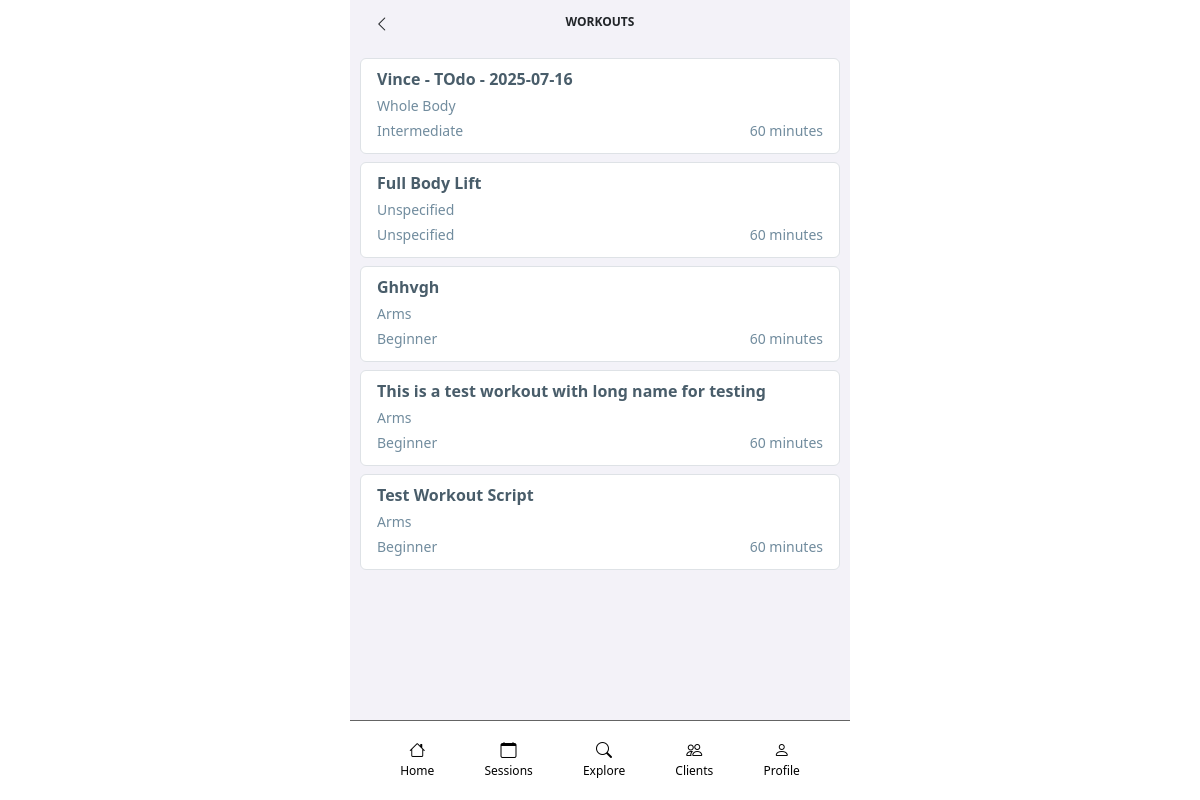
Page /fitnessApp/workouts (signed in) on the committed database.
### fitnessApp/models/workout_models.py (models this page shows, shortened)
class Workout(models.Model):
    name = models.CharField(max_length=200)
    description = models.CharField(max_length=500, blank=True)
    duration = models.IntegerField(default = 60)
    difficulty_level = models.CharField(max_length=20, choices=DIFFICULTY_LEVEL_CHOICES, default="UNSPECIFIED")
    target = models.CharField(max_length=20, choices=TARGET_CHOICES, default="UNSPECIFIED")
    public_flag = models.BooleanField(default=False)
    personalized_flag = models.BooleanField(default=False)
    video_id = models.CharField(max_length=50, blank=True)
    creator = models.ForeignKey(FitnessAppPerson, on_delete=models.SET_NULL, null=True)

### fitnessApp/views/workout_views.py (the view)
# urls.py: path("workouts", WorkoutListView.as_view(), name="workouts"),
class WorkoutListView(ListView):
    model = Workout
    template_name = "workout_list.html"
    paginate_by = 50
    def get_queryset(self):
        queryset = super().get_queryset()
        if (self.request.user.is_anonymous):
            queryset = queryset.filter(Q(public_flag="True"))
        else:
            queryset = queryset.filter((Q(creator=self.request.user.person) | Q(public_flag="True")) & Q(personalized_flag="False"))
        return queryset

### fitnessApp/templates/workout_list.html
{% extends "base/base.html" %}
{% block title %}Workouts{% endblock %}
{% block header-left-link %}{% url 'explore' %}{% endblock %}
{% block header-left-icon %}<i class="bi bi-chevron-left"></i>{% endblock %}
{% block content %}
<div>
    {% for item in object_list %}
    <ul class="list-group mb-2">
        <li class="list-group-item">
            <a class="fitnessapp-profile-item" href="{% url 'workout-detail' item.id %}">
                <div class="row mb-1">
                    <div class="col text-start">
                        <span class="fitnessapp-text-color-header"><b>{{ item.name }}</b></span>
                    </div>
                </div>
                <div class="row mb-1">
                    <div class="col text-start">
                        <span class="fitnessapp-text-color-content"><small>{{ item.get_target_display }}</small></span>
                    </div>
                </div>
                <div class="row mb-1">
                    <div class="col-6 text-start">
                        <span class="fitnessapp-text-color-content"><small>{{ item.get_difficulty_level_display }}</small></span>
                    </div>
                    <div class="col-6 text-end">
                        <span class="fitnessapp-text-color-content"><small>{{ item.duration }} minutes</small></span>
                    </div>
                </div>
            </a>
        </li>
    </ul>
    {% empty %}
    No workouts yet.
    {% endfor %}
</div>
{% endblock %}

### fitnessApp/static/fitnessApp/css/main.css (style rules this page uses)
:root { --fitnessapp-color-palette-content: #718C9E; --fitnessapp-color-palette-header: #495D6A; --fitnessapp-color-palette-content-light: #C3CED6; --fitnessapp-color-palette-content-lighter: #e6e6e6; --fitnessapp-color-palette-content-lightest: #f8f8ff; }
.fitnessapp-text-color-content { color: var(--fitnessapp-color-palette-content); }
.fitnessapp-text-color-header { color: var(--fitnessapp-color-palette-header); }
body { background: white }
.fitnessapp-profile-item { text-decoration: none; color: rgb(83, 82, 82); }

### rows in the picture
Workout: name "Vince - TOdo - 2025-07-16", target "Whole Body", difficulty_level "Intermediate", duration "60"
Workout: name "Full Body Lift", target "Unspecified", difficulty_level "Unspecified", duration "60"
Workout: name "Ghhvgh", target "Arms", difficulty_level "Beginner", duration "60"
Workout: name "This is a test workout with long name for testing", target "Arms", difficulty_level "Beginner", duration "60"
Workout: name "Test Workout Script", target "Arms", difficulty_level "Beginner", duration "60"
